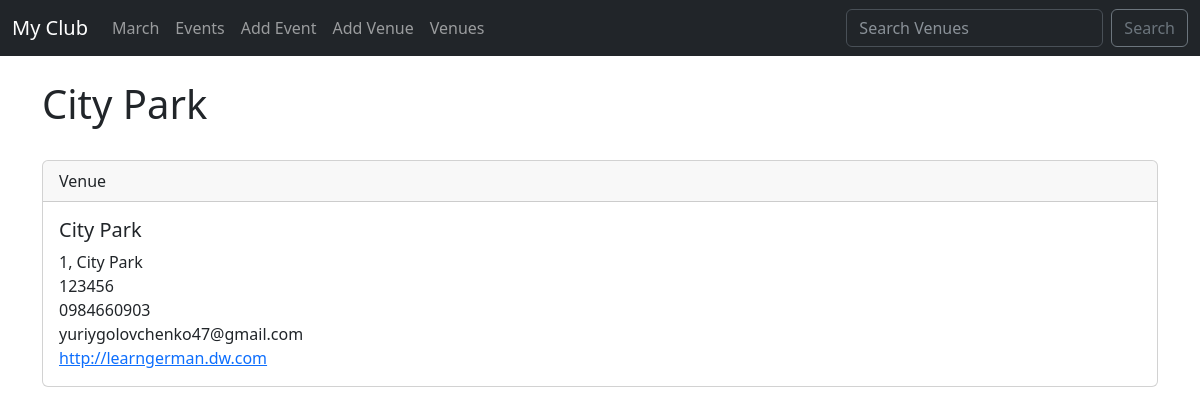
Page /show-venue/1 on the committed database.
### events/models.py (models this page shows)
class Venue(models.Model):
    name = models.CharField('Venue Name', max_length=120)
    address = models.CharField("Adress", max_length=300)
    zip_code = models.CharField('Zip Code', max_length=15)
    phone = models.CharField('Contact Phone', max_length=25, blank=True)
    web = models.URLField('Website Address', blank=True,)
    email = models.EmailField('Email Address', blank=True)
    def __str__(self):
        return self.name

### events/views.py (the view)
# urls.py: path('show-venue/<venue_id>', views.show_venue, name="show_venue"),
def show_venue(request, venue_id):
    venue = Venue.objects.get(pk=venue_id)
    return render(request, 'events/show-venue.html', {'venue': venue})

### templates/events/show-venue.html
{% extends 'events/base.html' %}
{% block content %}
    <h1>{{ venue }}</h1><br>
    <div class="card">
        <div class="card-header">
            Venue
        </div>
        <div class="card-body">
          <h5 class="card-title">{{ venue }}</h5>
          <p class="card-text">
            {{ venue.address }}<br>
            {{ venue.zip_code }}<br>
            {{ venue.phone }}<br>
            {{ venue.email }}<br>
            <a target="_blank" href="{{ venue.web }}">{{ venue.web }}</a><br>
          </p>
        </div>
      </div>
{% endblock content %}

### rows in the picture
Venue: name "City Park", address "1, City Park", zip_code "123456", phone "0984660903", email "yuriygolovchenko47@gmail.com", web "http://learngerman.dw.com"
